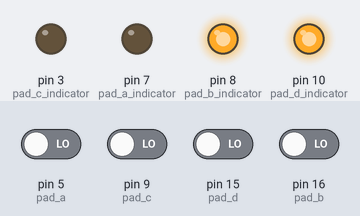
Bench run of a sketch on a simulated Arduino Uno, built with avr-gcc and run on an emulated ATmega328P. On the bench: output pins drawn as LEDs (lit = HIGH). The test bench sets the inputs (shaded band); at power-on: pin 5 (pad_a), pin 9 (pad_c), pin 15 (pad_d), pin 16 (pad_b) LOW. Random numbers use the default seed unless the sketch sets one. At 1.9 s the program stops and its outputs stay as they are.

Above: at 1.3 s.
1.4 s: pin 5 (pad_a) driven HIGH
At 1.52 s:
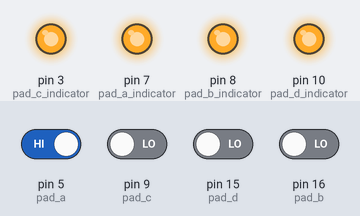
At 3.1 s:
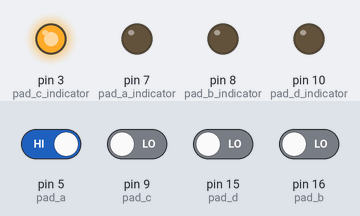
Timing chart, 0 to 3.4 s (numbered marks = the images above; inputs shaded):
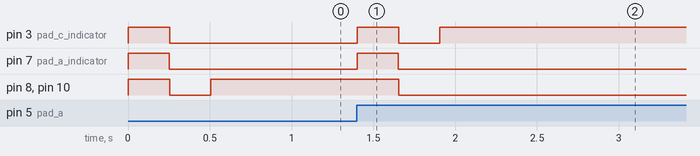

The sketch:

d_pad_action.ino
```cpp
/* ECE 1895: Junior Design Fundamentals */
/* Project 2                            */
/* Group Gamma - Dance Dance DJ Deck    */
/* Lizza Novikova                       */
/* D-pad action function defintion      */

/*
           _______
          |       | A
          |   ^   |
   _______|_______|_______
D |       |       |       | B
  |   <   | d-pad |   >   |
  |_______|_______|_______|
          |       |
          |   v   |
          |_______| C

*/

// action success variable
bool dpad_success;

// score
long user_score = 0;


void setup() {
  // set up pins 5 and 6 as input for button action
  pinMode(5, INPUT);    // pad a
  pinMode(16, INPUT);   // pad b, analog pun 25/A2 as digital  TODO change from pin 6 in source code
  pinMode(9, INPUT);    // pad c
  pinMode(15, INPUT);   // pad d, analog pin 24/A1 as digital

  // set up pins 7 and 8 as output for led indication
  pinMode(7, OUTPUT);   // pad a indicator
  pinMode(8, OUTPUT);   // pad b indicator
  pinMode(3, OUTPUT);   // pad c indicator
  pinMode(10, OUTPUT);  // pad d indicator

}

void loop() {
  //indicates program start
  digitalWrite(7, HIGH);
  delay(1);
  digitalWrite(8, HIGH);
  delay(1);
  digitalWrite(3, HIGH);
  delay(1);
  digitalWrite(10, HIGH);
  delay(250);

  digitalWrite(7, LOW);
  delay(1);
  digitalWrite(8, LOW);
  delay(1);
  digitalWrite(3, LOW);
  delay(1);
  digitalWrite(10, LOW);
  delay(250);
  // for trace and debugging purposes, not necessary in final

  // time interval for command completion, in milliseconds
  unsigned long time_interval = 10000; // user has 10 seconds to complete

  dpad_success = d_pad_action(time_interval);
  //d_pad_action(time_interval);

  if (!dpad_success) {
    digitalWrite(7, HIGH);
    delay(1);
    digitalWrite(8, HIGH);
    delay(1);
    digitalWrite(7, LOW);
    delay(1);
    digitalWrite(8, LOW);
    delay(1);
    while(1);  // wait until reset
  }
  else {
    ++user_score;
  }
}

bool d_pad_action(unsigned long time_interval) {
  //set up timing for pin delay
  unsigned long setup_start = millis();
  unsigned long pad1_on_time = millis();
  unsigned long pad2_on_time = millis();

  long pad1 = random(0, 4);  // randomly choose d-pad number for pad1 (choose 0, 1, 2, 3 in full implementation)
  long pad2 = random(0, 4);  // randomly choose d-pad number for pad2
  while (pad2 == pad1) { pad2 = random(0, 4); } // if pad2 == pad1, choose again

  // set up flags
  bool padA = false;  // state of pad A
  bool padB = false;  // state of pad B
  bool padC = false;  // state of pad C
  bool padD = false;  // state of pad D
  bool inputReceived = false;

  // turn on pad1 indicator LED
  switch (pad1) {
    case 0:
      // turn indicator LED for pad A on
      digitalWrite(7, HIGH);
      delay(1);
      break;
    case 1:
      // turn indicator LED for pad B on
      digitalWrite(8, HIGH);
      delay(1);
      break;
    case 2:
      // turn indicator LED for pad C on
      digitalWrite(3, HIGH);
      break;
    case 3:
      // turn indicator LED for pad D on
      digitalWrite(10, HIGH);
      break;
    default:
      // default case, should only go here if for some reason a pad # was not selected
        digitalWrite(7, HIGH);
        delay(250);
        digitalWrite(7, LOW);
        delay(1);
        digitalWrite(8, HIGH);
        delay(250);
        digitalWrite(8, LOW);
        delay(1);
      break;
  }

  // turn on pad2 indicator LED
  switch (pad2) {
    case 0:
      // turn indicator LED for pad A on
      digitalWrite(7, HIGH);
      break;
    case 1:
      // turn indicator LED for pad B on
      digitalWrite(8, HIGH);
      break;
    case 2:
      // turn indicator LED for pad C on
      digitalWrite(3, HIGH);
      break;
    case 3:
      // turn indicator LED for pad D on
      digitalWrite(10, HIGH);
      break;
    default:
      // default case, should only go here if for some reason a pad # was not selected
      // do nothing i guess
      break;
  }

  // start timer
  unsigned long start_time = millis();
  unsigned long curr_time = millis();

  // wait for user input
  while (!inputReceived) {
    // read pins
    if (digitalRead(5) == HIGH) {
      // pad A activated, input recieved
      padA = true;
      inputReceived = true;
    }

    if (digitalRead(16) == HIGH) {
      // pad B activated, input recieved
      padB = true;
      if (!inputReceived) inputReceived = true;
    }

    if (digitalRead(9) == HIGH) {
      // pad C activated, input recieved
      padC = true;
      if (!inputReceived) inputReceived = true;
    }

    if (digitalRead(15) == HIGH) {
      //pad D activated, input recieved
      padD = true;
      if (!inputReceived) inputReceived = true;
    }

    // check if time limit has been exceeded
    curr_time = millis();  // read current millis
    if (curr_time - start_time > time_interval) {
      return false;   // failure via time limit exceeded, return false
    }
  }

  // check if user input is correct

  // user was instructed to hit Pad A and Pad B
  if (pad1 == 0 && pad2 == 1) {
    // did user hit pad A and pad B?
    if (!padA || !padB) return false;  // input failure, return false
  }
  else if (pad1 == 0 && pad2 == 2) {  // user was instruced to hit pad A and Pad C
    // did user hit pad A and pad C?
    if (!padA || !padC) return false;
  }
  else if (pad1 == 0 && pad2 == 3) {  // user was instructed to hit Pad A and Pad D
    // did user hit pad A and pad D?
    if (!padA || !padD) return false;
  }
  else if (pad1 == 1 && pad2 == 2) {  // user was instructed to hit Pad B and Pad C
    // did user hit pad B and pad C?
    if (!padB || !padC) return false;
  }
  else if (pad1 == 1 and pad2 == 3) {  // user was instructed to hit Pad B and Pad D
    // did user hit pad B and pad D?
    if (!padB || !padD) return false;
  }
  else if (pad1 == 2 and pad2 == 3) {  // user was instructed to hit Pad C and Pad D
    // did user hit pad C and pad D?
    if (!padC || !padD) return false;
  }

  // user input is correct, turn off indicators and return success
  // digitalWrite(7, HIGH);
  // delay(1);
  // digitalWrite(8, HIGH);
  // delay(1);
  // digitalWrite(7, LOW);
  // delay(1);
  // digitalWrite(8, LOW);
  // delay(1);

  // user has completed action successfully, return true
  return true;
}
```

Measured:
- after the input at 1.4 s, pin 3 (pad_c_indicator): LOW → HIGH at once, → LOW 0.25 s later, → HIGH 0.25 s later; pin 7 (pad_a_indicator): LOW → HIGH at once, → LOW 0.25 s later; pin 8 (pad_b_indicator): HIGH → LOW after 0.25 s; pin 10 (pad_d_indicator): HIGH → LOW after 0.26 s
